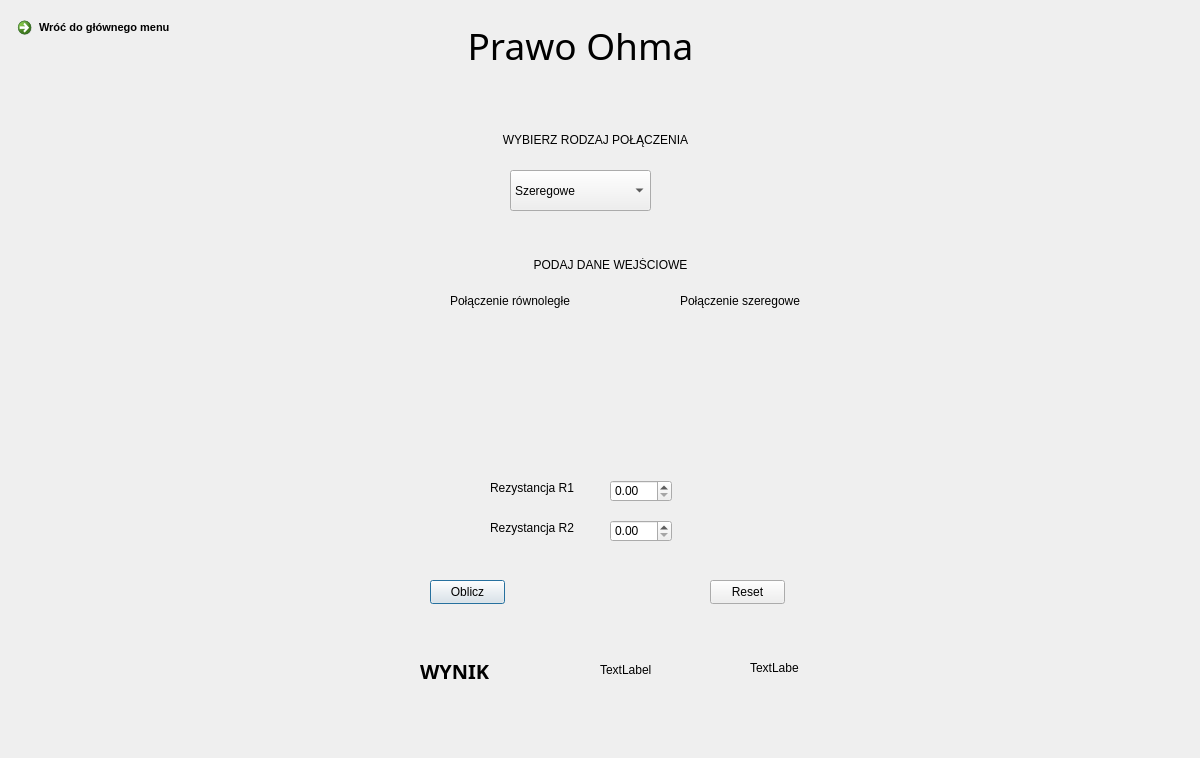
<?xml version="1.0" encoding="UTF-8"?>
<ui version="4.0">
 <class>Dialog</class>
 <widget class="QDialog" name="Dialog">
  <property name="geometry">
   <rect>
    <x>0</x>
    <y>0</y>
    <width>1200</width>
    <height>758</height>
   </rect>
  </property>
  <property name="windowTitle">
   <string>Dialog</string>
  </property>
  <widget class="QWidget" name="Rachunek_dec" native="true">
   <property name="geometry">
    <rect>
     <x>0</x>
     <y>0</y>
     <width>1200</width>
     <height>800</height>
    </rect>
   </property>
   <property name="styleSheet">
    <string notr="true">QWidget#Rachunek_dec{
background-color:qlineargradient(spread:pad, x1:0, y1:0, x2:1, y2:1, stop:0 rgba(179, 204, 117, 255), stop:1 rgba(255, 255, 255, 255))};</string>
   </property>
   <widget class="QLabel" name="tekst_glowny">
    <property name="geometry">
     <rect>
      <x>390</x>
      <y>20</y>
      <width>381</width>
      <height>51</height>
     </rect>
    </property>
    <property name="font">
     <font>
      <family>MS Gothic</family>
      <pointsize>28</pointsize>
      <italic>false</italic>
      <bold>false</bold>
     </font>
    </property>
    <property name="styleSheet">
     <string notr="true">font: 28pt &quot;MS Gothic&quot;;</string>
    </property>
    <property name="text">
     <string>&lt;html&gt;&lt;head/&gt;&lt;body&gt;&lt;p align=&quot;center&quot;&gt;Prawo Ohma&lt;/p&gt;&lt;/body&gt;&lt;/html&gt;</string>
    </property>
   </widget>
   <widget class="QPushButton" name="oblicz_button">
    <property name="geometry">
     <rect>
      <x>430</x>
      <y>580</y>
      <width>75</width>
      <height>24</height>
     </rect>
    </property>
    <property name="text">
     <string>Oblicz</string>
    </property>
   </widget>
   <widget class="QLabel" name="tekst_wyniki">
    <property name="geometry">
     <rect>
      <x>420</x>
      <y>650</y>
      <width>121</width>
      <height>41</height>
     </rect>
    </property>
    <property name="font">
     <font>
      <family>Segoe Script</family>
      <pointsize>15</pointsize>
      <italic>false</italic>
      <bold>true</bold>
     </font>
    </property>
    <property name="styleSheet">
     <string notr="true">font: 700 15pt &quot;Segoe Script&quot;;</string>
    </property>
    <property name="text">
     <string>WYNIK</string>
    </property>
   </widget>
   <widget class="QCommandLinkButton" name="commandLinkButton">
    <property name="geometry">
     <rect>
      <x>10</x>
      <y>10</y>
      <width>201</width>
      <height>41</height>
     </rect>
    </property>
    <property name="font">
     <font>
      <family>Segoe UI</family>
      <pointsize>8</pointsize>
     </font>
    </property>
    <property name="cursor">
     <cursorShape>ArrowCursor</cursorShape>
    </property>
    <property name="text">
     <string>Wróć do głównego menu</string>
    </property>
   </widget>
   <widget class="QPushButton" name="reset_button">
    <property name="geometry">
     <rect>
      <x>710</x>
      <y>580</y>
      <width>75</width>
      <height>24</height>
     </rect>
    </property>
    <property name="text">
     <string>Reset</string>
    </property>
   </widget>
   <widget class="QLabel" name="tekst_podaj_dane">
    <property name="geometry">
     <rect>
      <x>430</x>
      <y>240</y>
      <width>361</width>
      <height>51</height>
     </rect>
    </property>
    <property name="styleSheet">
     <string notr="true">font: 700 15pt &quot;Segoe Script&quot;;</string>
    </property>
    <property name="text">
     <string>&lt;html&gt;&lt;head/&gt;&lt;body&gt;&lt;p align=&quot;center&quot;&gt;PODAJ DANE WEJŚCIOWE&lt;/p&gt;&lt;/body&gt;&lt;/html&gt;</string>
    </property>
   </widget>
   <widget class="QLabel" name="tekst_wybierz_rodzaj">
    <property name="geometry">
     <rect>
      <x>410</x>
      <y>120</y>
      <width>371</width>
      <height>41</height>
     </rect>
    </property>
    <property name="styleSheet">
     <string notr="true">font: 700 15pt &quot;Segoe Script&quot;;</string>
    </property>
    <property name="text">
     <string>&lt;html&gt;&lt;head/&gt;&lt;body&gt;&lt;p align=&quot;center&quot;&gt;WYBIERZ RODZAJ POŁĄCZENIA&lt;/p&gt;&lt;/body&gt;&lt;/html&gt;</string>
    </property>
   </widget>
   <widget class="QComboBox" name="wybor_polaczenia">
    <property name="geometry">
     <rect>
      <x>510</x>
      <y>170</y>
      <width>141</width>
      <height>41</height>
     </rect>
    </property>
    <item>
     <property name="text">
      <string>Szeregowe</string>
     </property>
    </item>
    <item>
     <property name="text">
      <string>Równoległe</string>
     </property>
    </item>
   </widget>
   <widget class="QDoubleSpinBox" name="R1">
    <property name="geometry">
     <rect>
      <x>610</x>
      <y>480</y>
      <width>62</width>
      <height>22</height>
     </rect>
    </property>
   </widget>
   <widget class="QDoubleSpinBox" name="R2">
    <property name="geometry">
     <rect>
      <x>610</x>
      <y>520</y>
      <width>62</width>
      <height>22</height>
     </rect>
    </property>
    <property name="readOnly">
     <bool>false</bool>
    </property>
   </widget>
   <widget class="QLabel" name="jednostka_danych1">
    <property name="geometry">
     <rect>
      <x>490</x>
      <y>480</y>
      <width>91</width>
      <height>16</height>
     </rect>
    </property>
    <property name="text">
     <string>Rezystancja R1</string>
    </property>
   </widget>
   <widget class="QLabel" name="jednostka_danych2">
    <property name="geometry">
     <rect>
      <x>490</x>
      <y>520</y>
      <width>101</width>
      <height>16</height>
     </rect>
    </property>
    <property name="text">
     <string>Rezystancja R2</string>
    </property>
   </widget>
   <widget class="QLabel" name="jednostka_wyniku">
    <property name="geometry">
     <rect>
      <x>750</x>
      <y>660</y>
      <width>49</width>
      <height>16</height>
     </rect>
    </property>
    <property name="text">
     <string>TextLabel</string>
    </property>
   </widget>
   <widget class="QLabel" name="wynik">
    <property name="geometry">
     <rect>
      <x>600</x>
      <y>660</y>
      <width>121</width>
      <height>20</height>
     </rect>
    </property>
    <property name="text">
     <string>TextLabel</string>
    </property>
   </widget>
   <widget class="QLabel" name="obrazek_rownolegle">
    <property name="geometry">
     <rect>
      <x>650</x>
      <y>330</y>
      <width>181</width>
      <height>121</height>
     </rect>
    </property>
    <property name="text">
     <string/>
    </property>
    <property name="pixmap">
     <pixmap>../images/szeregowe.png</pixmap>
    </property>
   </widget>
   <widget class="QLabel" name="jednostka_danych1_2">
    <property name="geometry">
     <rect>
      <x>450</x>
      <y>290</y>
      <width>121</width>
      <height>21</height>
     </rect>
    </property>
    <property name="text">
     <string>Połączenie równoległe</string>
    </property>
   </widget>
   <widget class="QLabel" name="jednostka_danych1_3">
    <property name="geometry">
     <rect>
      <x>680</x>
      <y>290</y>
      <width>121</width>
      <height>21</height>
     </rect>
    </property>
    <property name="text">
     <string>Połączenie szeregowe</string>
    </property>
   </widget>
   <widget class="QLabel" name="label">
    <property name="geometry">
     <rect>
      <x>460</x>
      <y>320</y>
      <width>121</width>
      <height>141</height>
     </rect>
    </property>
    <property name="text">
     <string/>
    </property>
    <property name="pixmap">
     <pixmap>../images/rownoelgle.png</pixmap>
    </property>
   </widget>
  </widget>
 </widget>
 <resources/>
 <connections/>
</ui>
